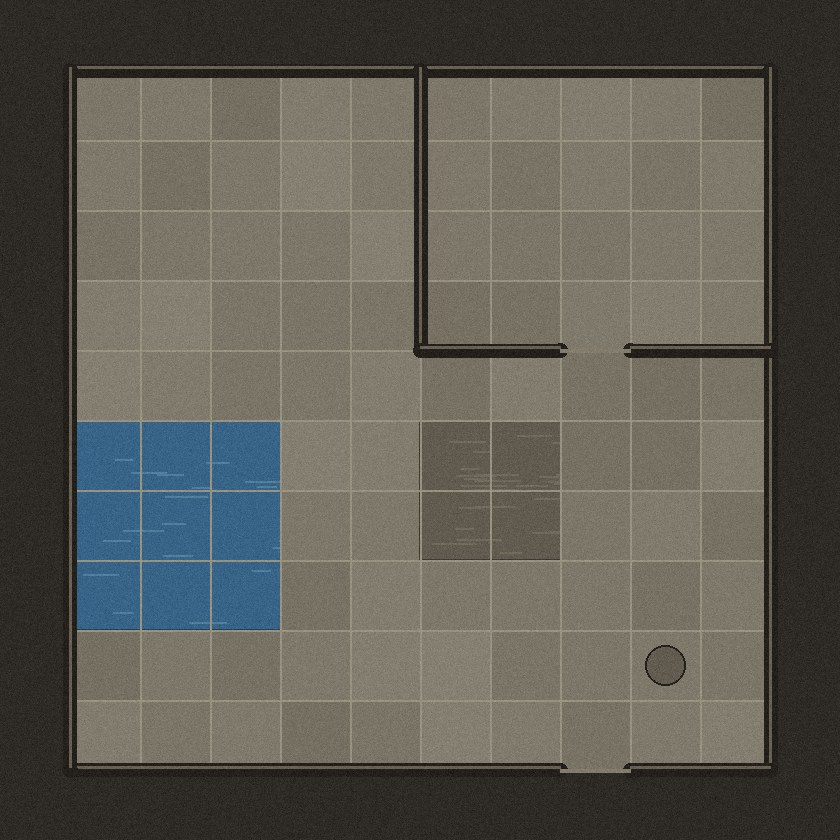
#> input picture tests/01-square-70px/original.jpg, 840 x 840 px
$ python grid.py --in ../../../tests/01-square-70px/original.jpg
#> lines starting #> are read from the running program, lines starting #| are printed output that depends on the picture
#!/usr/bin/env python3
# Стенд подготовки карты: есть ли на карте напечатанная сетка и можно ли её стереть.
#
# Инструмент эксперимента, не проект: в пакеты не едет, карты мастера в git не кладутся.
# Результат — папка review: исходник, наложение и (если сетка подтверждена) стёртая карта,
# по номеру на карту. Рядом summary.txt: номер, файл, вердикт и причина.
#
# Сетка ищется по среднему профилю яркости. Период сначала грубо находится по FFT (это ловит
# бледную сетку, которую перебор целых шагов теряет), потом шаг и сдвиг уточняются дробно.
# Плитка и паркет дают такой же провал, поэтому одной яркости мало: у настоящей печатной сетки
# шаг по осям один и тот же (допуск 1 px), линии тонкие (до 4 px) и линий не меньше пяти.
#
# Красные линии — только подтверждённая сетка; оранжевые — кандидаты, которые отклонены.
#
# Использование:
#   python3 scripts/experiments/map_layout/grid.py --in 'тестовый материал' --erase

import argparse
import pathlib
import shutil
import sys

import numpy as np
from PIL import Image, ImageDraw, ImageFont

IMAGE_SUFFIXES = ('.png', '.jpg', '.jpeg', '.webp')
CONFIRMED = 5.0
WEAK = 2.0
STEP_TOLERANCE = 1.0
MAX_GRID_WIDTH = 4
MIN_LINES = 5
HARMONIC_SHARE = 0.65
OFFSET_STEP = 0.5
STEP_STEP = 0.1
FONT_PATHS = ('/usr/share/fonts/truetype/dejavu/DejaVuSans.ttf',
              '/usr/share/fonts/TTF/DejaVuSans.ttf')


def load_font(size):
    for path in FONT_PATHS:
        try:
            return ImageFont.truetype(path, size)
        except OSError:
            continue
    return ImageFont.load_default()


def profile(gray, axis):
    return gray.mean(axis=axis)


def best_phase(v, step):
    if len(v) < step * MIN_LINES:
        return None
    best = None
    offset = 0.0
    while offset < step:
        lines = np.arange(offset, len(v), step).astype(int)
        mids = np.arange(offset + step / 2.0, len(v), step).astype(int)
        lines = lines[(lines >= 0) & (lines < len(v))]
        mids = mids[(mids >= 0) & (mids < len(v))]
        if len(lines) < MIN_LINES or len(mids) < MIN_LINES - 1:
            offset += OFFSET_STEP
            continue
        drop = float(v[mids].mean() - v[lines].mean())
        if best is None or drop > best[0]:
            best = (drop, offset)
        offset += OFFSET_STEP
    if best is None:
        return None
    return {'step': round(step, 2), 'offset': round(best[1], 1), 'drop': best[0]}


def fft_periods(v, step_min, step_max, limit=6):
    trend = np.convolve(v, np.ones(201) / 201, mode='same')
    detrended = v - trend
    window = np.hanning(len(v))
    spec = np.abs(np.fft.rfft(detrended * window))
    freqs = np.fft.rfftfreq(len(v))
    peaks = []
    for i in range(1, len(spec) - 1):
        if freqs[i] <= 0:
            continue
        period = 1.0 / freqs[i]
        if period < step_min or period > step_max:
            continue
        if spec[i] > spec[i - 1] and spec[i] > spec[i + 1]:
            peaks.append((float(spec[i]), period))
    peaks.sort(reverse=True)
    return [period for _, period in peaks[:limit]]


def detect(v, step_min, step_max):
    periodic = []
    for period in fft_periods(v, step_min, step_max):
        best = None
        step = max(float(step_min), period * 0.95)
        limit = min(float(step_max), period * 1.05)
        while step <= limit:
            found = best_phase(v, step)
            if found is not None and (best is None or found['drop'] > best['drop']):
                best = found
            step += STEP_STEP
        if best is not None:
            periodic.append(best)
    pool = periodic
    if not pool:
        for step in range(step_min, step_max + 1):
            found = best_phase(v, float(step))
            if found is not None:
                pool.append(found)
    if not pool:
        return None
    best_drop = max(c['drop'] for c in pool)
    # Настоящий шаг — наименьший период FFT, чей провал почти такой же: 42.5, а не 127.
    threshold = max(CONFIRMED, best_drop * HARMONIC_SHARE)
    chosen = None
    for candidate in sorted(pool, key=lambda c: c['step']):
        if candidate['drop'] >= threshold:
            chosen = candidate
            break
    if chosen is None:
        chosen = max(pool, key=lambda c: c['drop'])
    chosen['width'] = estimate_width(v, chosen['offset'], chosen['step'])
    chosen['verdict'] = verdict(chosen['drop'])
    return chosen


def positions(offset, step, limit):
    result = []
    pos = offset
    while pos < limit:
        index = int(round(pos))
        if 0 <= index < limit:
            result.append(index)
        pos += step
    return result


# [21 lines left out: function refine_centers, not called in this run]


def estimate_width(v, offset, step):
    widths = []
    for center in positions(offset, step, len(v)):
        line = float(v[center])
        mid = int(round(center + step / 2.0))
        if mid >= len(v):
            continue
        between = float(v[mid])
        threshold = (line + between) / 2.0
        left = center
        while left - 1 >= 0 and v[left - 1] < threshold:
            left -= 1
        right = center
        while right + 1 < len(v) and v[right + 1] < threshold:
            right += 1
        widths.append(right - left + 1)
    if not widths:
        return 1
    width = int(round(float(np.median(widths))))
    return max(1, min(width, 9))


def verdict(drop):
    if drop >= CONFIRMED:
        return 'подтверждено'
    if drop >= WEAK:
        return 'слабо'
    return 'не подтверждено'


# Сетка — правило стола с равными клетками: шаг по осям один и тот же, линии тонкие.
def combined(vertical, horizontal):
    notes = []
    axes = [d for d in (vertical, horizontal) if d is not None]
    if not axes:
        return False, ['кандидатов нет']
    confirmed = [d for d in axes if d['verdict'] == 'подтверждено']
    if not confirmed:
        return False, ['ни одна ось не подтверждена']
    if len(confirmed) < 2:
        return False, ['подтверждена только одна ось']
    if abs(vertical['step'] - horizontal['step']) > STEP_TOLERANCE:
        notes.append('шаги по осям не совпадают (' + str(vertical['step']) + ' и '
                     + str(horizontal['step']) + ')')
    width = max(vertical['width'], horizontal['width'])
    if width > MAX_GRID_WIDTH:
        notes.append('линии толстые (' + str(width) + ' px), у печатной сетки до ' + str(MAX_GRID_WIDTH))
    if notes:
        return False, notes
    return True, ['обе оси, шаг ' + str(vertical['step']) + ', толщина ' + str(vertical['width'])]


def draw_overlay(image, title, vertical, horizontal, is_grid, notes):
    result = image.copy()
    draw = ImageDraw.Draw(result)
    thickness = max(2, image.size[0] // 700)
    for det, axis in ((vertical, 'v'), (horizontal, 'h')):
        if det is None:
            continue
        color = (220, 30, 30) if is_grid else (255, 150, 0)
        if axis == 'v':
            for c in positions(det['offset'], det['step'], image.size[0]):
                draw.line([(c, 0), (c, image.size[1])], fill=color, width=thickness)
        else:
            for r in positions(det['offset'], det['step'], image.size[1]):
                draw.line([(0, r), (image.size[0], r)], fill=color, width=thickness)

    font = load_font(max(16, image.size[0] // 55))
    lines = [title]
    for label, det in (('верт', vertical), ('гор', horizontal)):
        if det is None:
            lines.append(label + ': кандидатов нет')
        else:
            lines.append(label + ': шаг ' + str(det['step']) + ', провал ' + str(round(det['drop'], 1))
                         + ', толщина ' + str(det['width']) + ' — ' + det['verdict'])
    lines.append(('сетка подтверждена: ' if is_grid else 'сетка не подтверждена: ') + '; '.join(notes))
    line_height = int(font.size) + 6 if hasattr(font, 'size') else 22
    box_width = 0
    for text in lines:
        bbox = draw.textbbox((0, 0), text, font=font)
        box_width = max(box_width, bbox[2])
    draw.rectangle([(0, 0), (box_width + 20, line_height * len(lines) + 16)], fill=(0, 0, 0))
    y = 8
    for text in lines:
        draw.text((10, y), text, fill=(255, 255, 255), font=font)
        y += line_height
    return result


# [23 lines left out: function erase, not called in this run]


def process(path, review_dir, number, step_min, step_max, do_erase):
    image = Image.open(path).convert('RGB')
    gray = np.asarray(image.convert('L'), dtype=np.float32)
    vertical = detect(profile(gray, axis=0), step_min, step_max)
    horizontal = detect(profile(gray, axis=1), step_min, step_max)
    is_grid, notes = combined(vertical, horizontal)

    prefix = str(number).zfill(2)
    shutil.copyfile(path, review_dir / (prefix + '-original' + path.suffix.lower()))
    overlay = draw_overlay(image, prefix + ': ' + path.name, vertical, horizontal, is_grid, notes)
    overlay.save(review_dir / (prefix + '-grid.png'))
    erased_name = '-'
    if do_erase and is_grid:
        erased_path = review_dir / (prefix + '-erased.png')
        Image.fromarray(erase(np.asarray(image, dtype=np.float32), vertical, horizontal)).save(erased_path)
        erased_name = erased_path.name

    verdict_text = ('сетка подтверждена: ' if is_grid else 'сетка не подтверждена: ') + '; '.join(notes)
    for label, det in (('верт', vertical), ('гор', horizontal)):
        if det is None:
            print('  ' + label + ': кандидатов нет')
        else:
            print('  ' + label + ': шаг ' + str(det['step']) + ', сдвиг ' + str(det['offset'])
                  + ', провал ' + str(round(det['drop'], 1)) + ', толщина ' + str(det['width'])
                  + ' → ' + det['verdict'])
    print('  ' + verdict_text)

    return (prefix + '  ' + path.name + '  ' + str(image.size[0]) + 'x' + str(image.size[1])
            + '  ' + verdict_text + '  стёрто: ' + erased_name)


def main():
    parser = argparse.ArgumentParser(description='Стенд: есть ли напечатанная сетка')
    parser.add_argument('--in', dest='source', required=True, help='картинка или каталог')
    parser.add_argument('--review', dest='review', default='scripts/experiments/map_layout/review')
    parser.add_argument('--step-min', type=int, default=16)
    parser.add_argument('--step-max', type=int, default=256)
    parser.add_argument('--erase', action='store_true', help='стереть найденную сетку по соседям')
    args = parser.parse_args()

    source = pathlib.Path(args.source)
    if source.is_dir():
        files = [p for p in sorted(source.iterdir()) if p.suffix.lower() in IMAGE_SUFFIXES]
    else:
        files = [source]
    if not files:
        print('нет картинок: ' + str(source), file=sys.stderr)
        return 1

    review_dir = pathlib.Path(args.review)
    review_dir.mkdir(parents=True, exist_ok=True)
    for old in review_dir.iterdir():
        if old.is_file():
            old.unlink()

    summary = []
    for number, path in enumerate(files, start=1):
        print(str(number) + '. ' + path.name)
        summary.append(process(path, review_dir, number, args.step_min, args.step_max, args.erase))
#> in process, image is the input picture: PIL image 840x840 RGB; mean R, G, B 94.3, 92.1, 83.8
#> in process, `gray = np.asarray(image.convert('L'), dtype=np.float32)`:
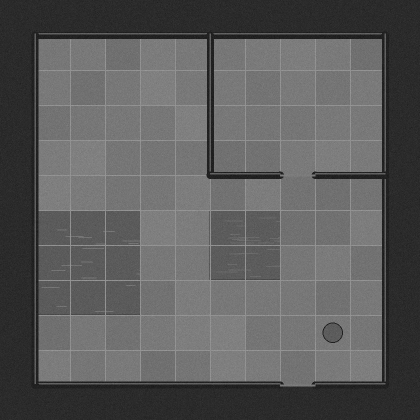
#> gray: shape (840, 840) float32 (shown at 1/2 size); min 7, max 166, mean 91.6
#> in detect, `periodic = []`: periodic = []
#> the loop in detect, `for period in fft_periods(v, step_min, step_max):` made 6 passes
#> (period, limit) on passes 1 to 6: (210, 220.5), (120, 126), (93.33, 98), (60, 63), (40, 42), (49.41, 51.88)
#> after the loop in detect, `for period in fft_periods(v, step_min, step_max):`: periodic = 5 items
#> in detect, `best_drop = max(c['drop'] for c in pool)`: best_drop = 25.99
#> in detect, `threshold = max(CONFIRMED, best_drop * HARMONIC_SHARE)`: threshold = 16.89
#> the loop in detect, `for candidate in sorted(pool, key=lambda c: c['step']):` made 4 passes
#> chosen on pass 4: {'step': 96.37, 'offset': 41, 'drop': 20.27}
#> in positions, `pos = offset`: pos = 41
#> the loop in estimate_width, `for center in positions(offset, step, len(v)):` made 9 passes
#> (center, line, mid, between, threshold) on passes 1 to 8: (41, 42.47, 89, 99.09, 70.78), (137, 98.96, 185, 99.33, 99.14), (234, 97.7, 282, 106.4, 102.1), (330, 106.1, 378, 108.4, 107.2), (426, 72.98, 474, 100.6, 86.82), (523, 99.38, 571, 105.9, 102.6), (619, 105.9, 667, 102.3, 104.1), (716, 104.2, 764, 34.45, 69.34)
#> after the loop in estimate_width, `for center in positions(offset, step, len(v)):`: widths = [69, 1, 68, 68, 6, 68, 1, 1]
#> in estimate_width, `width = int(round(float(np.median(widths))))`: width = 37
#> in process, `vertical = detect(profile(gray, axis=0), step_min, step_max)`: vertical = {'step': 96.37, 'offset': 41, 'drop': 20.27, 'width': 9, 'verdict': 'подтверждено'}
#> the loop in detect (call 2), `for period in fft_periods(v, step_min, step_max):` made 6 passes
#> (period, limit) on passes 1 to 3: (140, 147), (105, 110.2), (38.18, 40.09)
#> the loop in detect (call 2), `for candidate in sorted(pool, key=lambda c: c['step']):` made 5 passes
#> candidate on passes 1 to 5: {'step': 39.77, 'offset': 33, 'drop': 9.41}, {'step': 46.93, 'offset': 23, 'drop': 10.98}, {'step': 53.58, 'offset': 24, 'drop': 11.82}, {'step': 58.4, 'offset': 6.5, 'drop': 13.25}, {'step': 104.8, 'offset': 54.5, 'drop': 25.54}
#> the loop in estimate_width (call 2), `for center in positions(offset, step, len(v)):` made 8 passes
#> center on passes 1 to 8: 54, 159, 264, 369, 474, 579, 684, 788
#> the loop in draw_overlay, `for det, axis in ((vertical, 'v'), (horizontal, 'h')):` made 2 passes
#> axis on passes 1 to 2: 'v', 'h'
#> the loop in load_font, `for path in FONT_PATHS:` made 1 pass
#> the loop in draw_overlay, `for label, det in (('верт', vertical), ('гор', horizontal)):` made 2 passes
#> the loop in draw_overlay, `for text in lines:` made 4 passes
#> text on pass 1: '01: original.jpg'
#> in process, `overlay = draw_overlay(image, prefix + ': ' + path.name, vertical, hor..`:
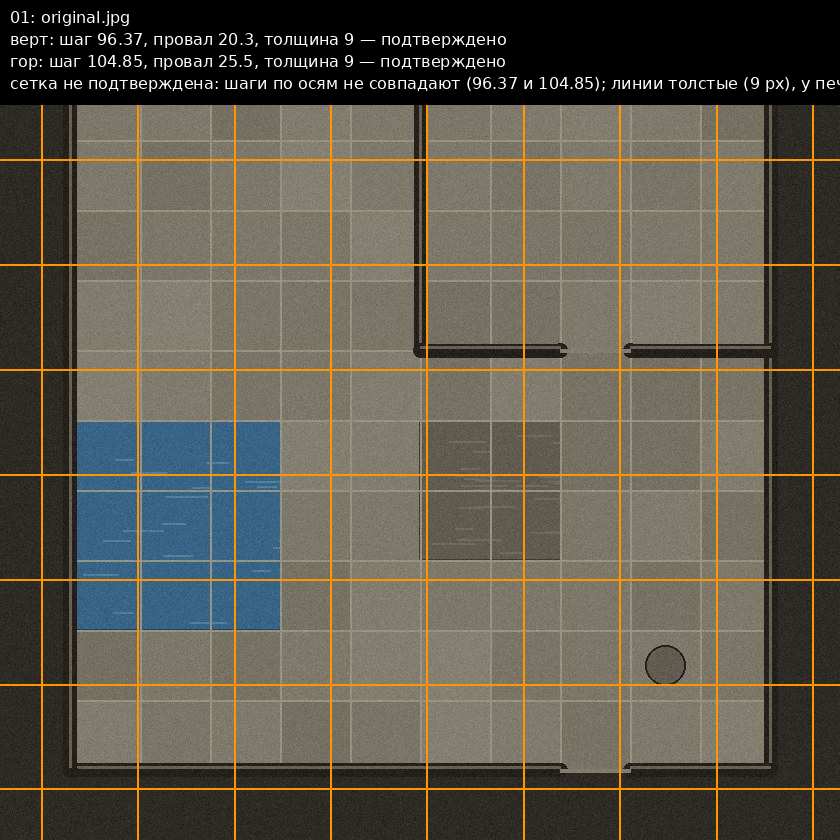
#> overlay: PIL image 840x840 RGB; mean R, G, B 94.1, 88.8, 76.4
#> the loop in process, `for label, det in (('верт', vertical), ('гор', horizontal)):` made 2 passes
#> (printed output is left out)
#|   сетка не подтверждена: шаги по осям не совпадают (96.37 и 104.85); линии толстые (9 px), у печатной сетки до 4
        print('')

    summary_path = review_dir / 'summary.txt'
    summary_path.write_text(chr(10).join(summary) + chr(10), encoding='utf-8')
    print('итог: ' + str(summary_path))
    return 0


if __name__ == '__main__':
    sys.exit(main())
#> (the program exits here)

$ run again, on tests/02-hex-pointy/original.jpg
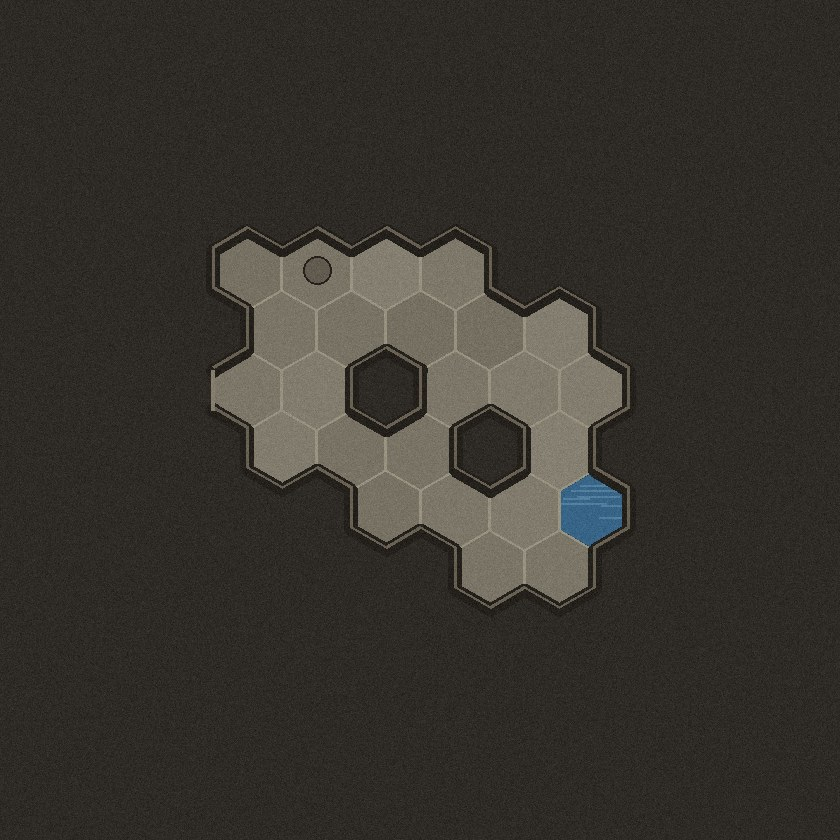
#> input picture tests/02-hex-pointy/original.jpg, 840 x 840 px
#> in process, image is the input picture: PIL image 840x840 RGB; mean R, G, B 55.1, 51.9, 46
#> in detect, `periodic = []`: periodic = []
#> the loop in detect, `for period in fft_periods(v, step_min, step_max):` made 6 passes
#> (period, limit) on passes 1 to 6: (140, 147), (35, 36.75), (60, 63), (49.41, 51.88), (44.21, 46.42), (27.1, 28.45)
#> after the loop in detect, `for period in fft_periods(v, step_min, step_max):`: periodic = 6 items
#> best_drop = 9.52
#> in detect, `threshold = max(CONFIRMED, best_drop * HARMONIC_SHARE)`: threshold = 6.19
#> the loop in detect, `for candidate in sorted(pool, key=lambda c: c['step']):` made 6 passes
#> chosen on pass 6: {'step': 145.3, 'offset': 65, 'drop': 9.52}
#> pos = 65
#> the loop in estimate_width, `for center in positions(offset, step, len(v)):` made 6 passes
#> (center, line, mid, between, threshold) on passes 1 to 5: (65, 42.4, 138, 42.45, 42.43), (210, 41.37, 283, 63.47, 52.42), (356, 57.16, 429, 67.07, 62.11), (501, 61.93, 574, 68.25, 65.09), (646, 42.26, 719, 42.63, 42.45)
#> after the loop in estimate_width, `for center in positions(offset, step, len(v)):`: widths = [4, 239, 31, 32, 1]
#> width = 31
#> vertical = {'step': 145.3, 'offset': 65, 'drop': 9.52, 'width': 9, 'verdict': 'подтверждено'}
#> the loop in detect (call 2), `for period in fft_periods(v, step_min, step_max):` made 6 passes
#> (period, limit) on passes 1 to 6: (210, 220.5), (64.62, 67.85), (120, 126), (30, 31.5), (46.67, 49), (40, 42)
#> the loop in detect (call 2), `for candidate in sorted(pool, key=lambda c: c['step']):` made 5 passes
#> candidate on passes 1 to 5: {'step': 29.8, 'offset': 5.5, 'drop': 1.23}, {'step': 39.7, 'offset': 39.5, 'drop': 1.18}, {'step': 45.33, 'offset': 10, 'drop': 1.49}, {'step': 64.98, 'offset': 31.5, 'drop': 3.87}, {'step': 122.4, 'offset': 103.5, 'drop': 4.39}
#> the loop in estimate_width (call 2), `for center in positions(offset, step, len(v)):` made 7 passes
#> center on passes 1 to 7: 104, 226, 348, 471, 593, 716, 838
#> the loop in draw_overlay, `for det, axis in ((vertical, 'v'), (horizontal, 'h')):` made 2 passes
#> axis on passes 1 to 2: 'v', 'h'
#> the loop in load_font, `for path in FONT_PATHS:` made 1 pass
#> the loop in draw_overlay, `for label, det in (('верт', vertical), ('гор', horizontal)):` made 2 passes
#> the loop in draw_overlay, `for text in lines:` made 4 passes
#> text on pass 1: '01: original.jpg'
#> in process, `overlay = draw_overlay(image, prefix + ': ' + path.name, vertical, hor..`:
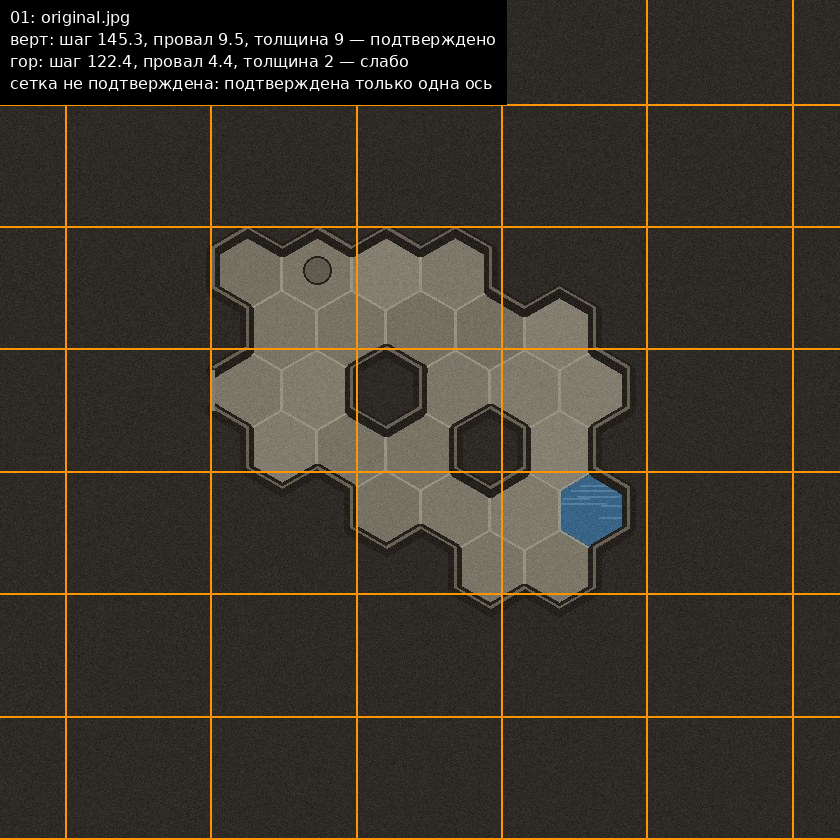
#> overlay: PIL image 840x840 RGB; mean R, G, B 59, 53.1, 43.4
#> the loop in process, `for label, det in (('верт', vertical), ('гор', horizontal)):` made 2 passes
#> (printed output is left out)
#|   сетка не подтверждена: подтверждена только одна ось
